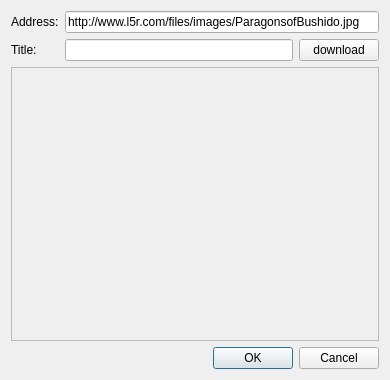
<?xml version="1.0" encoding="UTF-8"?>
<ui version="4.0">
 <class>OnlinePictureDialog</class>
 <widget class="QDialog" name="OnlinePictureDialog">
  <property name="geometry">
   <rect>
    <x>0</x>
    <y>0</y>
    <width>390</width>
    <height>380</height>
   </rect>
  </property>
  <property name="windowTitle">
   <string>Dialog</string>
  </property>
  <layout class="QVBoxLayout" name="verticalLayout_5">
   <item>
    <layout class="QHBoxLayout" name="horizontalLayout_4">
     <item>
      <layout class="QVBoxLayout" name="verticalLayout_4">
       <item>
        <widget class="QLabel" name="label_2">
         <property name="text">
          <string>Address:</string>
         </property>
        </widget>
       </item>
       <item>
        <widget class="QLabel" name="label">
         <property name="text">
          <string>Title:</string>
         </property>
        </widget>
       </item>
      </layout>
     </item>
     <item>
      <layout class="QVBoxLayout" name="verticalLayout">
       <item>
        <layout class="QHBoxLayout" name="horizontalLayout">
         <item>
          <widget class="QLineEdit" name="m_urlField">
           <property name="text">
            <string>http://www.l5r.com/files/images/ParagonsofBushido.jpg</string>
           </property>
          </widget>
         </item>
        </layout>
       </item>
       <item>
        <layout class="QHBoxLayout" name="horizontalLayout_3">
         <item>
          <widget class="QLineEdit" name="m_titleLineEdit"/>
         </item>
         <item>
          <widget class="QPushButton" name="m_downloadPush">
           <property name="text">
            <string>download</string>
           </property>
          </widget>
         </item>
        </layout>
       </item>
      </layout>
     </item>
    </layout>
   </item>
   <item>
    <widget class="QScrollArea" name="scrollArea">
     <property name="verticalScrollBarPolicy">
      <enum>Qt::ScrollBarAlwaysOff</enum>
     </property>
     <property name="horizontalScrollBarPolicy">
      <enum>Qt::ScrollBarAlwaysOff</enum>
     </property>
     <property name="widgetResizable">
      <bool>false</bool>
     </property>
     <property name="alignment">
      <set>Qt::AlignCenter</set>
     </property>
     <widget class="QWidget" name="scrollAreaWidgetContents">
      <property name="geometry">
       <rect>
        <x>0</x>
        <y>0</y>
        <width>370</width>
        <height>241</height>
       </rect>
      </property>
      <layout class="QVBoxLayout" name="verticalLayout_2"/>
     </widget>
    </widget>
   </item>
   <item>
    <widget class="QDialogButtonBox" name="buttonBox">
     <property name="orientation">
      <enum>Qt::Horizontal</enum>
     </property>
     <property name="standardButtons">
      <set>QDialogButtonBox::Cancel|QDialogButtonBox::Ok</set>
     </property>
    </widget>
   </item>
  </layout>
 </widget>
 <resources/>
 <connections>
  <connection>
   <sender>buttonBox</sender>
   <signal>accepted()</signal>
   <receiver>OnlinePictureDialog</receiver>
   <slot>accept()</slot>
   <hints>
    <hint type="sourcelabel">
     <x>248</x>
     <y>254</y>
    </hint>
    <hint type="destinationlabel">
     <x>157</x>
     <y>274</y>
    </hint>
   </hints>
  </connection>
  <connection>
   <sender>buttonBox</sender>
   <signal>rejected()</signal>
   <receiver>OnlinePictureDialog</receiver>
   <slot>reject()</slot>
   <hints>
    <hint type="sourcelabel">
     <x>316</x>
     <y>260</y>
    </hint>
    <hint type="destinationlabel">
     <x>286</x>
     <y>274</y>
    </hint>
   </hints>
  </connection>
 </connections>
</ui>
